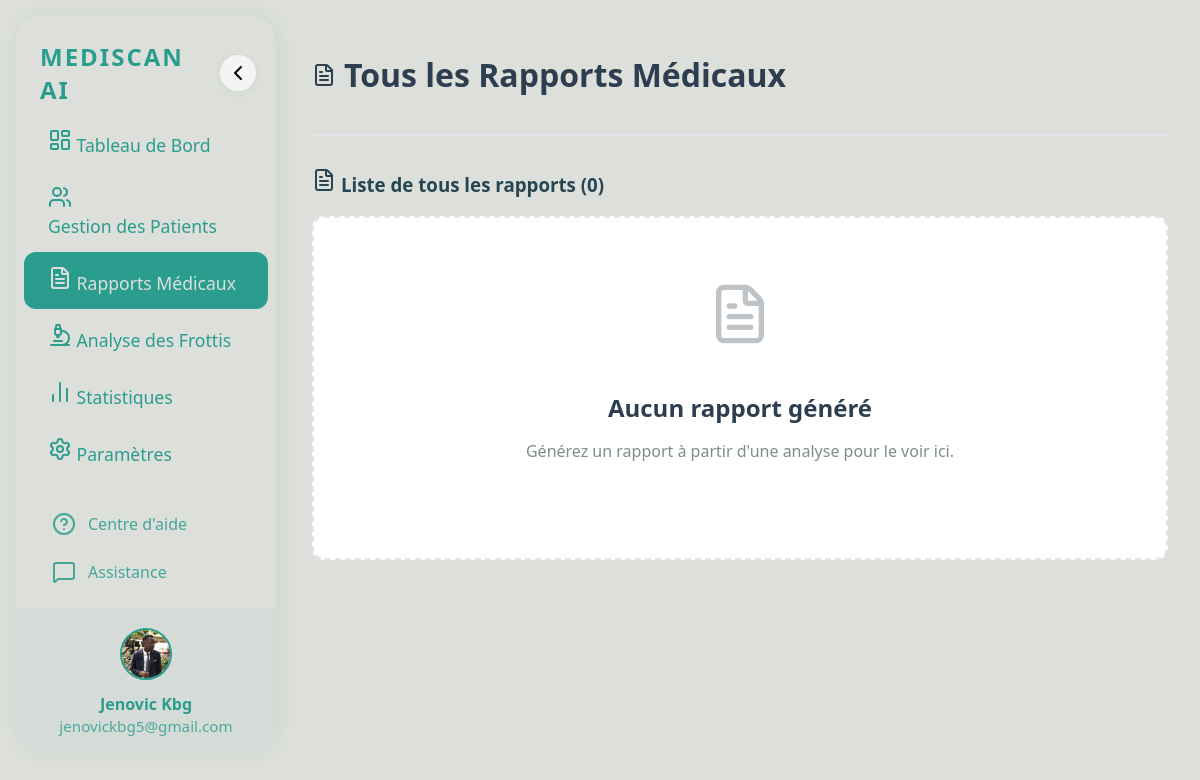
Page /diagnostics/rapports/ on the earlier database version.
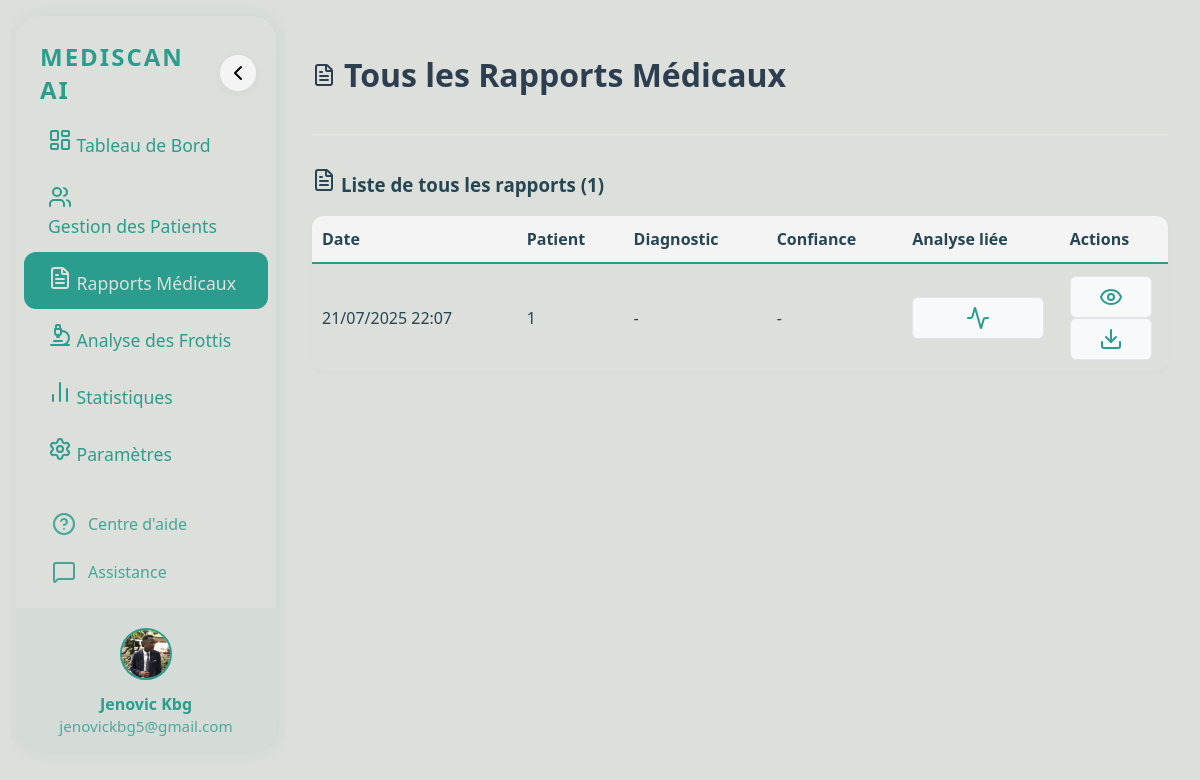
Same page on the later database version.
### diagnostics/models.py (models this page shows, shortened)
class MedicalReport(models.Model):
    patient = models.ForeignKey(Patient, on_delete=models.CASCADE, related_name='rapports')
    frottis = models.ForeignKey(BloodSmear, on_delete=models.CASCADE, related_name='rapports')
    pdf_path = models.CharField(max_length=255, blank=True)  # Chemin du PDF généré
    created_at = models.DateTimeField(auto_now_add=True)
    explication = models.TextField(blank=True)
    recommandations = models.TextField(blank=True)

### patients/models.py (models this page shows, shortened)
class Patient(models.Model):
    SEX_CHOICES = [('M', 'Masculin'), ('F', 'Féminin')]
    nom = models.CharField(max_length=100)
    prenom = models.CharField(max_length=100)
    age = models.IntegerField()
    sexe = models.CharField(max_length=1, choices=SEX_CHOICES)
    taille = models.FloatField()  # en cm
    poids = models.FloatField()  # en kg
    adresse = models.TextField()
    telephone = models.CharField(max_length=20)
    photo = models.ImageField(upload_to='patients_photos/')
    date_enregistrement = models.DateTimeField(auto_now_add=True)  # Ajout de la date d'enregistrement

### diagnostics/views.py (the view)
# urls.py: path('rapports/', views.tous_les_rapports, name='tous_les_rapports'),
def tous_les_rapports(request):
    from .models import MedicalReport
    rapports = MedicalReport.objects.all().order_by('-created_at')
    return render(request, 'diagnostics/tous_les_rapports.html', {
        'rapports': rapports
    })

### templates/diagnostics/tous_les_rapports.html (shortened to what this page needs)
{% load static %}
<!DOCTYPE html>
<html lang="fr">
<head>
    <link rel="stylesheet" href="{% static 'css/style.css' %}">
    <link rel="stylesheet" href="{% static 'css/diagnostics.css' %}">
</head>
<body>
{% include 'sidebar.html' %}
<div class="dashboard">
    <header>
        <h1><i data-lucide="file-text"></i> Tous les Rapports Médicaux</h1>
    </header>
    <section class="rapports-section">
        <h3><i data-lucide="file-text"></i> Liste de tous les rapports ({{ rapports.count }})</h3>
        {% if rapports %}
        <table class="patient-table">
            <thead>
                <tr>
                    <th>Date</th>
                    <th>Patient</th>
                    <th>Diagnostic</th>
                    <th>Confiance</th>
                    <th>Analyse liée</th>
                    <th>Actions</th>
                </tr>
            </thead>
            <tbody>
                {% for rapport in rapports %}
                <tr>
                    <td>{{ rapport.created_at|date:"d/m/Y H:i" }}</td>
                    <td>{{ rapport.patient.id }}</td>
                    <td>-</td>
                    <td>-</td>
                    <td>
                        <a href="{% url 'diagnostics:detail_frottis' rapport.frottis.id %}" class="icon-btn" title="Voir l'analyse">
                            <i data-lucide="activity"></i>
                        </a>
                    </td>
                    <td>
                        {% if rapport.pdf_path %}
                        <a href="/media/{{ rapport.pdf_path }}" target="_blank" class="icon-btn" title="Voir le PDF">
                            <i data-lucide="eye"></i>
                        </a>
                        <a href="/media/{{ rapport.pdf_path }}" download class="icon-btn" title="Télécharger le PDF">
                            <i data-lucide="download"></i>
                        </a>
                        {% else %}
                        <span class="icon-btn" title="Aucun PDF"><i data-lucide="alert-circle"></i></span>
                        {% endif %}
                    </td>
                </tr>
                {% endfor %}
            </tbody>
        </table>
        {% else %}
        <div class="empty-state">
            <i data-lucide="file-text" class="empty-icon"></i>
            <h3>Aucun rapport généré</h3>
            <p>Générez un rapport à partir d'une analyse pour le voir ici.</p>
        </div>
        {% endif %}
    </section>
</div>
</body>
</html>

Differences in the rows shown:
added MedicalReport: created_at "21/07/2025 22:07", patient.id "1"
Other differences:
{{ rapports.count }}: "0" → "1"
text no longer shown: "Aucun rapport généré Générez un rapport à partir d'une analyse pour le voir ici."
text now shown: "Date Patient Diagnostic Confiance Analyse liée Actions"
